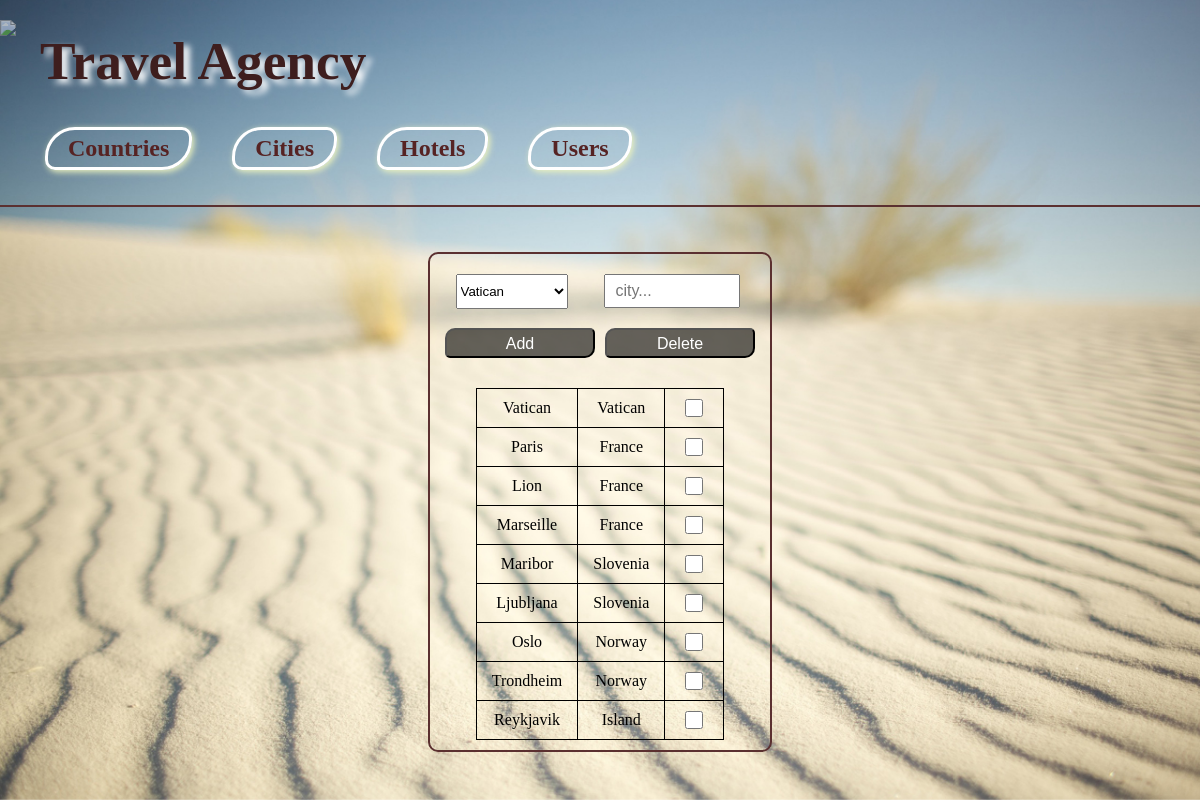
/adminPanel.php?menu=2, run on the app's committed database.
### tables this page shows
CREATE TABLE `cities` (
  `id` int(11) NOT NULL,
  `city` varchar(64) DEFAULT NULL,
  `countryid` int(11) DEFAULT NULL
);

CREATE TABLE `countries` (
  `id` int(11) NOT NULL,
  `country` varchar(64) DEFAULT NULL
);

### pages/fcities.php (the view, shortened to what this page needs)
<?php
	echo '<form class="admin city" action="adminPanel.php?menu=2" method="post">';
		$res = mysql_query("select * from countries");
		echo '<select name="countryid">';
		while ($row=mysql_fetch_array($res)){
			echo'<option value="'.$row[0].'">'.$row[1].'</option>';
		}
		echo'</select>';
		echo'<input type="text" name="cityname" placeholder="city...">';
		echo '<input type="submit" name="addcity" value="Add"
			class="btn btn-success">';
		echo '<input type="submit" name="delcity" value="Delete"
			class="btn btn-warning">';
		$sel1 = 'select ci.id, ci.city, co.country
			from countries co, cities ci
			where ci.countryid=co.id';
			$res1=mysql_query($sel1);
			echo '<table class="table table-striped">';
				while($row1 = mysql_fetch_array($res1)){
					echo '<tr>';
					echo '<td>'.$row1[1].'</td>';
					echo '<td>'.$row1[2].'</td>';
					echo '<td><input type="checkbox" name="ci'.$row1[0].'"></td>';
					echo '</tr>';
				}
			echo '</table>';
	echo '</form>';
?>

### css/style.css (style rules this page uses)
* { padding: 0; margin: 0; }
body { height: 100%; }
.btn { width: 80px; height: 40px; background: rgba(0, 0, 0, 0.6); color: white; font-size: 16px; text-align: center; line-height: 40px; border-radius: 10px; }
.main form { display: flex; flex-wrap: wrap; align-items: baseline; align-content: flex-end; flex-shrink: 1; justify-content: space-around; width: 60%; margin: 40px auto; padding: 10px; border-radius: 10px; border: 2px solid #5B3030; }
.main input { width: 35%; height: 20px; float: right; margin: 10px 5px; padding: 5px 10px; font-size: 16px; }
.main input[type=submit], .main input[type=reset] { width: 40%; height: 30px; font-size: 18px; padding: 5px 10px; border-radius: 10px 5px; outline: none; }
table { margin: 0 auto; margin-top: 20px; border-collapse: collapse; }
td { border: 1px solid black; text-align: center; padding: 0 15px; }
.admin input[type=submit] { width: 150px; height: 30px; font-size: 16px; line-height: 18px; }
.admin select, .admin input[type=text] { height: 20px; width: 35%; float: left; }
.main select { height: 35px; }
.main input[type=checkbox] { width: 18px; height: 18px; }
.main .city, .main .country { width: 320px; }

### data on the page
cities: city "Vatican", countryid.country "Vatican"
cities: city "Paris", countryid.country "France"
cities: city "Lion", countryid.country "France"
cities: city "Marseille", countryid.country "France"
cities: city "Maribor", countryid.country "Slovenia"
cities: city "Ljubljana", countryid.country "Slovenia"
cities: city "Oslo", countryid.country "Norway"
cities: city "Trondheim", countryid.country "Norway"
cities: city "Reykjavik", countryid.country "Island"

### other printed values
form field countryid "Vatican"
